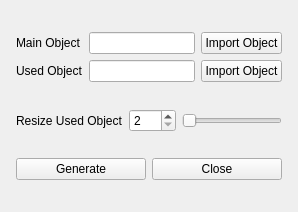
<?xml version="1.0" encoding="UTF-8"?>
<ui version="4.0">
 <class>interfataPlugin</class>
 <widget class="QWidget" name="interfataPlugin">
  <property name="geometry">
   <rect>
    <x>0</x>
    <y>0</y>
    <width>298</width>
    <height>212</height>
   </rect>
  </property>
  <property name="windowTitle">
   <string>Object in Vertex</string>
  </property>
  <layout class="QGridLayout" name="mainGrid">
   <item row="0" column="1">
    <spacer name="verticalSpacer_2">
     <property name="orientation">
      <enum>Qt::Vertical</enum>
     </property>
     <property name="sizeHint" stdset="0">
      <size>
       <width>20</width>
       <height>13</height>
      </size>
     </property>
    </spacer>
   </item>
   <item row="1" column="0">
    <spacer name="horizontalSpacer">
     <property name="orientation">
      <enum>Qt::Horizontal</enum>
     </property>
     <property name="sizeHint" stdset="0">
      <size>
       <width>8</width>
       <height>20</height>
      </size>
     </property>
    </spacer>
   </item>
   <item row="1" column="1">
    <layout class="QGridLayout" name="gridLayout">
     <item row="1" column="2">
      <widget class="QPushButton" name="pushButtonImportUsedObject">
       <property name="text">
        <string>Import Object</string>
       </property>
      </widget>
     </item>
     <item row="1" column="1">
      <widget class="QLineEdit" name="lineEditUsedObject"/>
     </item>
     <item row="1" column="0">
      <widget class="QLabel" name="labelUsedObject">
       <property name="text">
        <string>Used Object</string>
       </property>
      </widget>
     </item>
     <item row="0" column="2">
      <widget class="QPushButton" name="pushButtonImportMainObject">
       <property name="text">
        <string>Import Object</string>
       </property>
      </widget>
     </item>
     <item row="0" column="1">
      <widget class="QLineEdit" name="lineEditMainObject"/>
     </item>
     <item row="0" column="0">
      <widget class="QLabel" name="labelMainObject">
       <property name="text">
        <string>Main Object</string>
       </property>
      </widget>
     </item>
    </layout>
   </item>
   <item row="1" column="2">
    <spacer name="horizontalSpacer_2">
     <property name="orientation">
      <enum>Qt::Horizontal</enum>
     </property>
     <property name="sizeHint" stdset="0">
      <size>
       <width>8</width>
       <height>20</height>
      </size>
     </property>
    </spacer>
   </item>
   <item row="2" column="0" rowspan="2">
    <spacer name="horizontalSpacer_3">
     <property name="orientation">
      <enum>Qt::Horizontal</enum>
     </property>
     <property name="sizeHint" stdset="0">
      <size>
       <width>8</width>
       <height>20</height>
      </size>
     </property>
    </spacer>
   </item>
   <item row="2" column="1">
    <spacer name="verticalSpacer">
     <property name="orientation">
      <enum>Qt::Vertical</enum>
     </property>
     <property name="sizeHint" stdset="0">
      <size>
       <width>20</width>
       <height>13</height>
      </size>
     </property>
    </spacer>
   </item>
   <item row="2" column="2" rowspan="2">
    <spacer name="horizontalSpacer_4">
     <property name="orientation">
      <enum>Qt::Horizontal</enum>
     </property>
     <property name="sizeHint" stdset="0">
      <size>
       <width>8</width>
       <height>20</height>
      </size>
     </property>
    </spacer>
   </item>
   <item row="3" column="1">
    <layout class="QHBoxLayout" name="horizontalLayout">
     <item>
      <widget class="QLabel" name="labelResizeUsedObject">
       <property name="text">
        <string>Resize Used Object</string>
       </property>
      </widget>
     </item>
     <item>
      <widget class="QSpinBox" name="spinBoxResizeUsedObject">
       <property name="minimum">
        <number>2</number>
       </property>
       <property name="maximum">
        <number>200</number>
       </property>
      </widget>
     </item>
     <item>
      <widget class="QSlider" name="horizontalSliderResizeUsedObject">
       <property name="minimum">
        <number>2</number>
       </property>
       <property name="maximum">
        <number>200</number>
       </property>
       <property name="orientation">
        <enum>Qt::Horizontal</enum>
       </property>
      </widget>
     </item>
    </layout>
   </item>
   <item row="4" column="1">
    <spacer name="verticalSpacer_3">
     <property name="orientation">
      <enum>Qt::Vertical</enum>
     </property>
     <property name="sizeHint" stdset="0">
      <size>
       <width>20</width>
       <height>12</height>
      </size>
     </property>
    </spacer>
   </item>
   <item row="5" column="1">
    <layout class="QHBoxLayout" name="horizontalLayout_2">
     <item>
      <widget class="QPushButton" name="pushButtonGenerateForm">
       <property name="text">
        <string>Generate</string>
       </property>
      </widget>
     </item>
     <item>
      <widget class="QPushButton" name="pushButtonClose">
       <property name="text">
        <string>Close</string>
       </property>
      </widget>
     </item>
    </layout>
   </item>
   <item row="6" column="1">
    <spacer name="verticalSpacer_4">
     <property name="orientation">
      <enum>Qt::Vertical</enum>
     </property>
     <property name="sizeHint" stdset="0">
      <size>
       <width>20</width>
       <height>12</height>
      </size>
     </property>
    </spacer>
   </item>
  </layout>
  <zorder>horizontalSpacer</zorder>
  <zorder>horizontalSpacer_2</zorder>
  <zorder>verticalSpacer</zorder>
  <zorder>verticalSpacer_2</zorder>
  <zorder>horizontalSpacer_3</zorder>
  <zorder>horizontalSpacer_4</zorder>
  <zorder></zorder>
  <zorder>verticalSpacer_3</zorder>
  <zorder>verticalSpacer_4</zorder>
 </widget>
 <resources/>
 <connections>
  <connection>
   <sender>pushButtonClose</sender>
   <signal>clicked()</signal>
   <receiver>interfataPlugin</receiver>
   <slot>close()</slot>
   <hints>
    <hint type="sourcelabel">
     <x>281</x>
     <y>181</y>
    </hint>
    <hint type="destinationlabel">
     <x>265</x>
     <y>211</y>
    </hint>
   </hints>
  </connection>
  <connection>
   <sender>horizontalSliderResizeUsedObject</sender>
   <signal>valueChanged(int)</signal>
   <receiver>spinBoxResizeUsedObject</receiver>
   <slot>setValue(int)</slot>
   <hints>
    <hint type="sourcelabel">
     <x>196</x>
     <y>116</y>
    </hint>
    <hint type="destinationlabel">
     <x>152</x>
     <y>120</y>
    </hint>
   </hints>
  </connection>
  <connection>
   <sender>spinBoxResizeUsedObject</sender>
   <signal>valueChanged(int)</signal>
   <receiver>horizontalSliderResizeUsedObject</receiver>
   <slot>setValue(int)</slot>
   <hints>
    <hint type="sourcelabel">
     <x>135</x>
     <y>109</y>
    </hint>
    <hint type="destinationlabel">
     <x>209</x>
     <y>116</y>
    </hint>
   </hints>
  </connection>
 </connections>
</ui>
